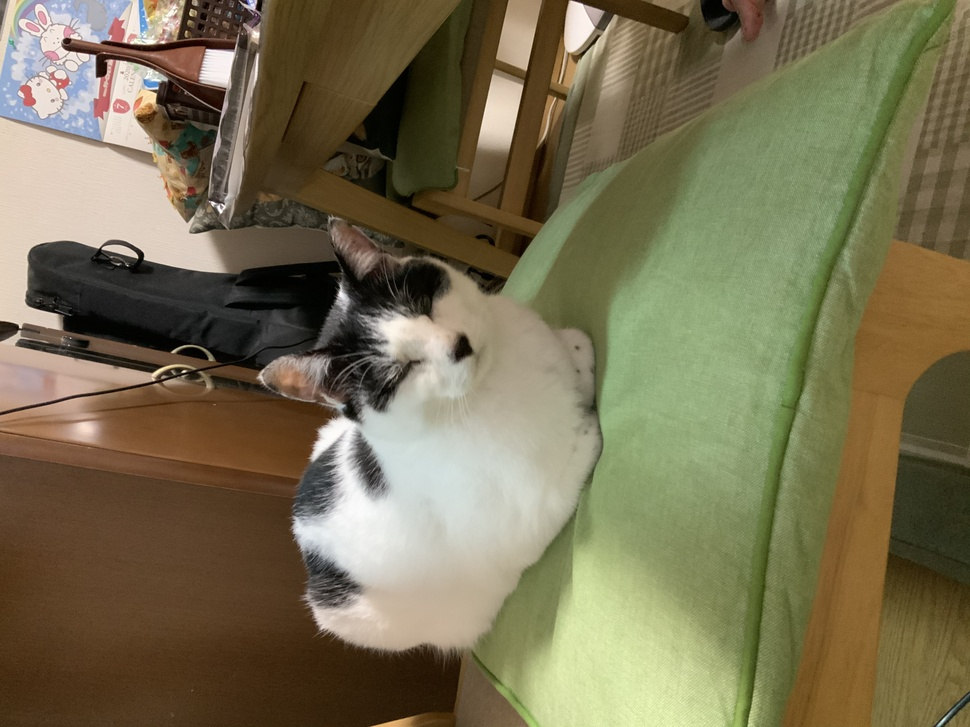
#> input picture img/cat1.JPEG, 970 x 727 px, shrunk from 4032 x 3024 before the run, found by its file name
$ python slic.py
#> lines starting #> are read from the running program, lines starting #| are printed output that depends on the picture
from skimage import io, segmentation, color
img = io.imread("C:\\Users\\mieli\\my_python\\img\\cat1.jpeg")
#> img is the input picture: shape (727, 970, 3); mean R, G, B 120.1, 111.9, 82.8
label = segmentation.slic(img, compactness=20, start_label=1)
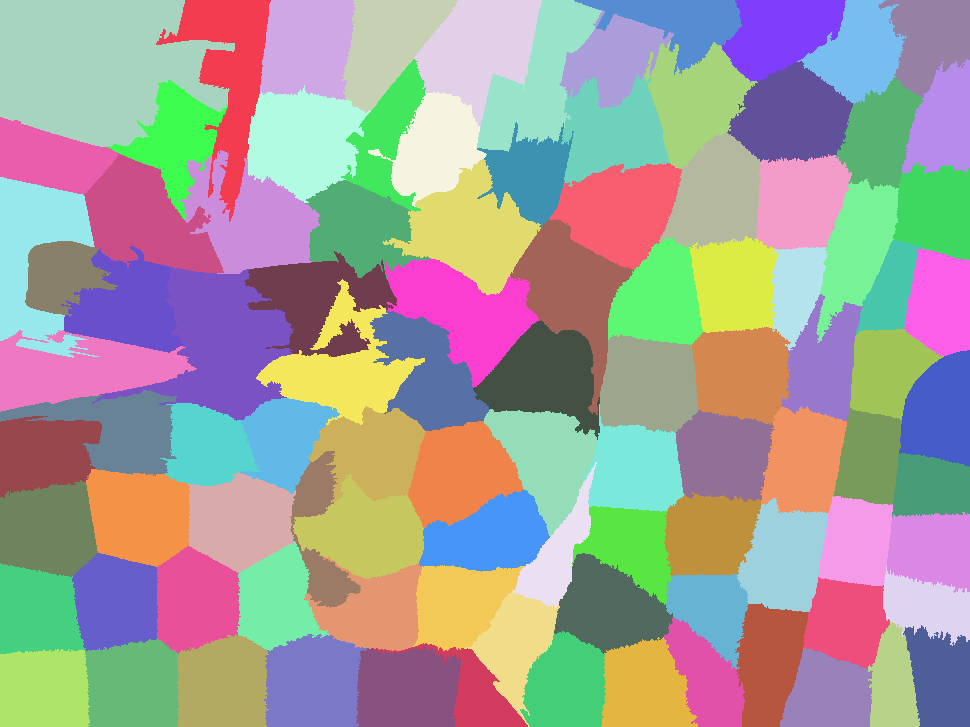
#> label: shape (727, 970) int64; 100 distinct labels, from 1 to 100; one colour per label, 0 black
out = color.label2rgb(label, img, kind = 'avg', bg_label=0)
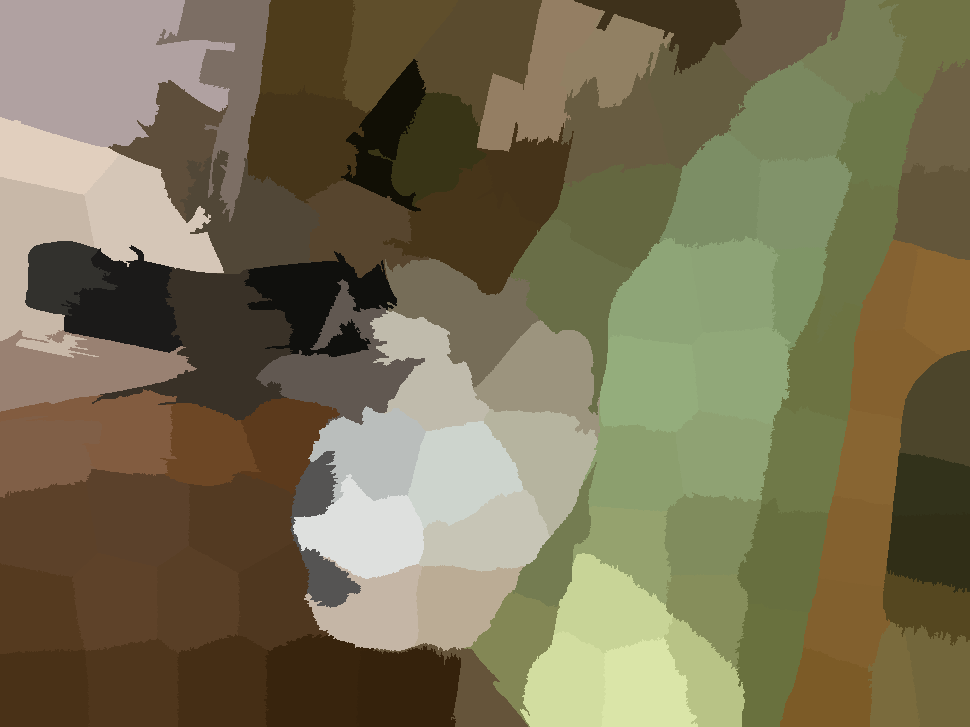
#> out: shape (727, 970, 3); mean R, G, B 119.6, 111.5, 82.4
io.imsave("C:\\Users\\mieli\\my_python\\img\\cat1_slic.jpeg", out)

print(type(img))
#| <class 'numpy.ndarray'>
print(type(out))
#| <class 'numpy.ndarray'>

$ run again, with img/input.jpeg copied over img/cat1.JPEG
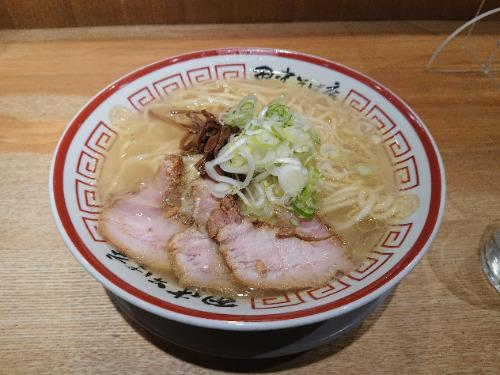
#> input picture img/input.jpeg, 500 x 375 px, found by its file name
#> img is the input picture: shape (375, 500, 3); mean R, G, B 147, 121.7, 99.4
#> `label = segmentation.slic(img, compactness=20, start_label=1)`:
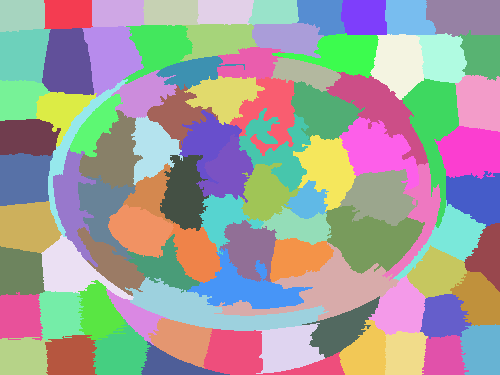
#> label: shape (375, 500) int64; 91 distinct labels, from 1 to 91; one colour per label, 0 black
#> `out = color.label2rgb(label, img, kind = 'avg', bg_label=0)`:
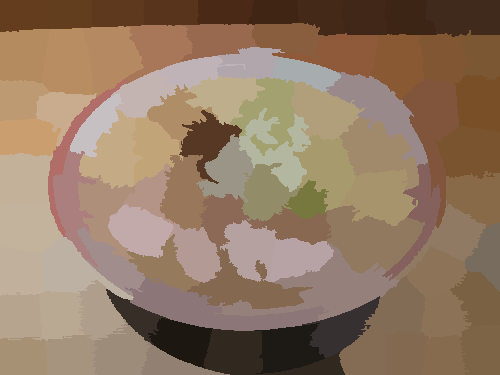
#> out: shape (375, 500, 3); mean R, G, B 146.5, 121.2, 98.9
#| <class 'numpy.ndarray'>
#| <class 'numpy.ndarray'>

$ run again, with img/paint1.jpeg copied over img/cat1.JPEG
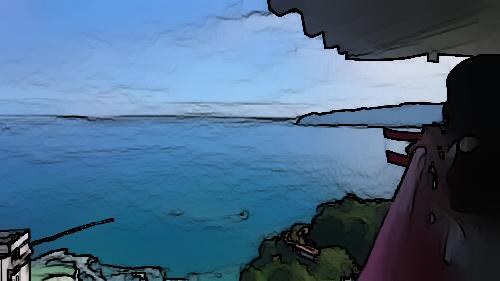
#> input picture img/paint1.jpeg, 500 x 281 px, found by its file name
#> img is the input picture: shape (281, 500, 3); mean R, G, B 73.4, 105.2, 135
#> `label = segmentation.slic(img, compactness=20, start_label=1)`:
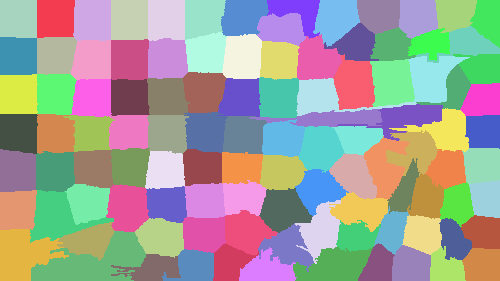
#> label: shape (281, 500) int64; 105 distinct labels, from 1 to 105; one colour per label, 0 black
#> `out = color.label2rgb(label, img, kind = 'avg', bg_label=0)`:
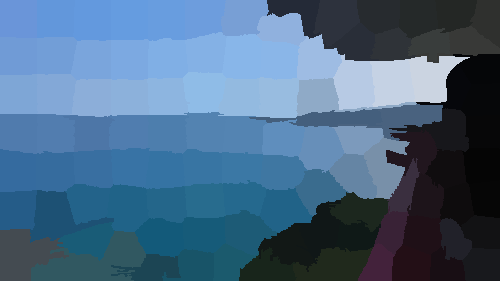
#> out: shape (281, 500, 3); mean R, G, B 72.9, 104.7, 134.4
#| <class 'numpy.ndarray'>
#| <class 'numpy.ndarray'>

$ run again, with img/paint1_layer.jpeg copied over img/cat1.JPEG
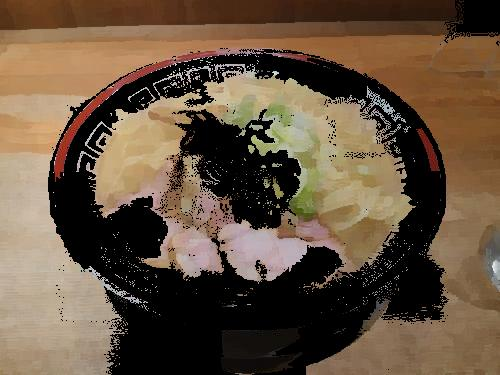
#> input picture img/paint1_layer.jpeg, 500 x 375 px, found by its file name
#> img is the input picture: shape (375, 500, 3); mean R, G, B 102.3, 83.2, 64.1
#> `label = segmentation.slic(img, compactness=20, start_label=1)`:
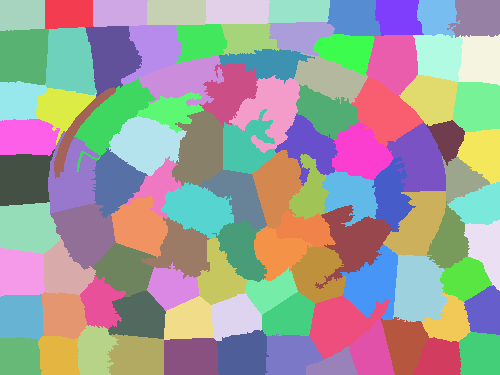
#> label: shape (375, 500) int64; 99 distinct labels, from 1 to 99; one colour per label, 0 black
#> `out = color.label2rgb(label, img, kind = 'avg', bg_label=0)`:
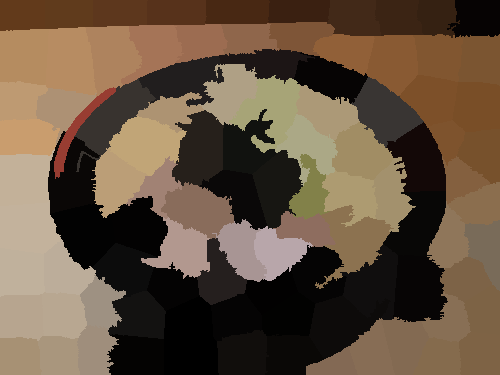
#> out: shape (375, 500, 3); mean R, G, B 101.8, 82.7, 63.6
#| <class 'numpy.ndarray'>
#| <class 'numpy.ndarray'>
